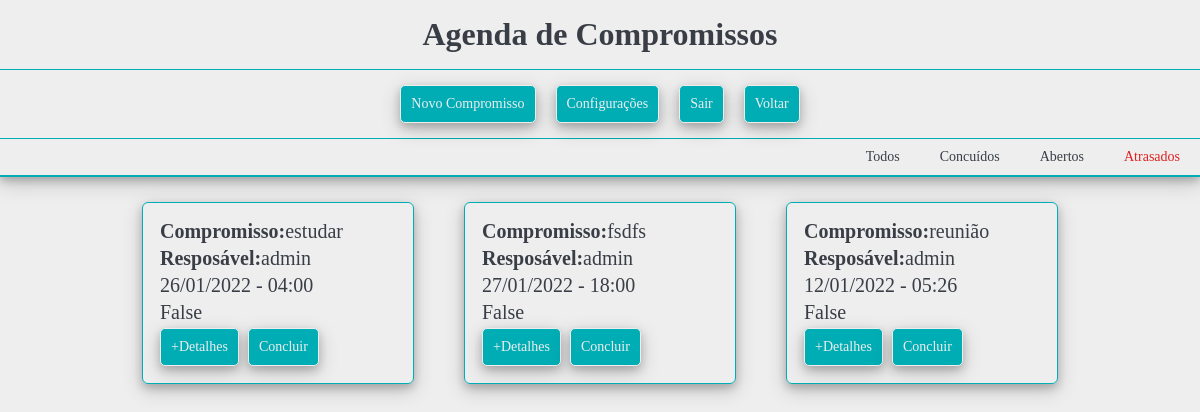
The page /meuscompromissos/ (signed in) on the database as committed earlier.
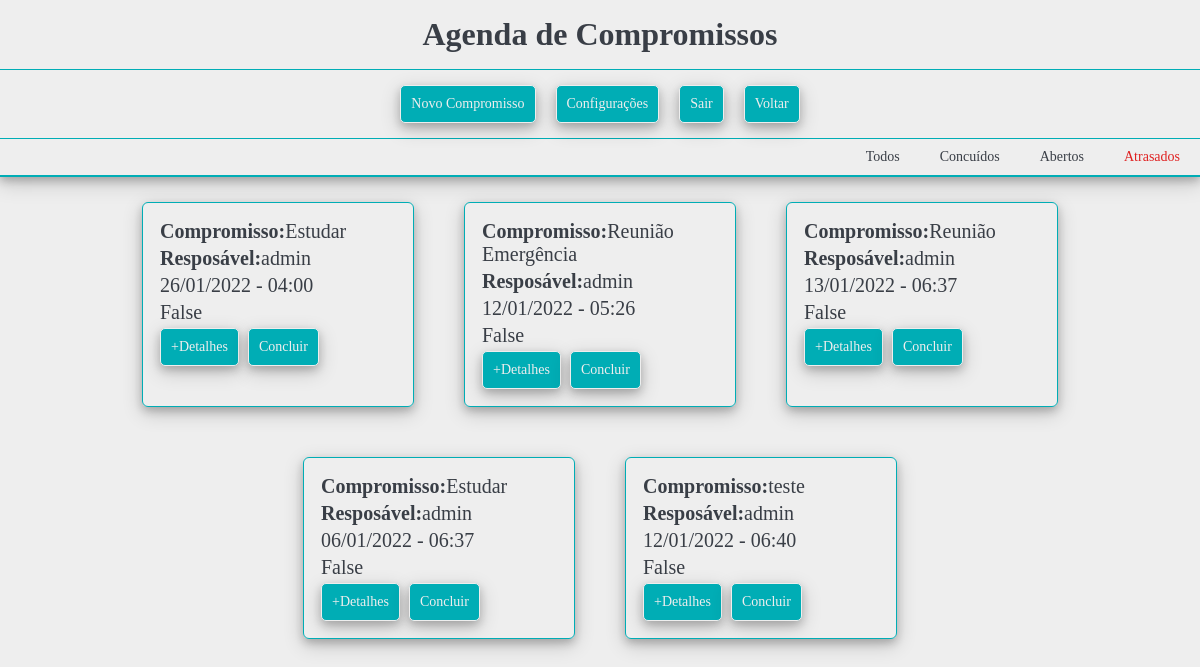
The same page on the database as committed later.
### agendacore/models.py (models this page shows, shortened)
class Compromisso(models.Model):
    titulo = models.CharField(max_length=50)
    descricao = models.TextField(blank=True, null=True)
    data_compromisso = models.DateTimeField(verbose_name='Data do Compromisso')
    data_criacao = models.DateTimeField(auto_now=True)
    usuario = models.ForeignKey(User, on_delete=models.CASCADE)
    situacao = models.CharField(max_length=10, default='Aberto')
    concluido = models.BooleanField(default=False)
    def get_data_compromisso(self):
        return self.data_compromisso.strftime('%d/%m/%Y - %H:%M')

### meuscompromissos/views.py (the view)
# urls.py: path('', views.meusCompromissos),
@login_required(login_url='login/')
def meusCompromissos(request):
    usuario = request.user
    data_atual = datetime.now()
    compromisso = Compromisso.objects.filter(usuario=usuario)
    response = {'compromissos': compromisso}
    return render(request, 'meuscompromissos.html', response)

### templates/meuscompromissos.html
{% include 'header.html' %}
<div class="menu">
    <a href="/meuscompromissos/novocompromisso/" class="botao menu-botao">Novo Compromisso</a>
    <a href="../admin" class="botao menu-botao">Configurações</a>
    <a href="/meuscompromissos/logout" class="botao menu-botao">Sair</a>
    <a href="../" class="botao menu-botao">Voltar</a>
  </div>
  <div class="row menu-situacao">
    <a href="/meuscompromissos/" class="botao bt menu-botao">Todos</a>
    <a href="/meuscompromissos/concluidos/" class="botao bt menu-botao">Concuídos</a>
    <a href="/meuscompromissos/abertos/" class="botao bt menu-botao">Abertos</a>
    <a href="/meuscompromissos/atrasados/" class="botao bt bt-atrasado menu-botao">Atrasados</a>
  </div>
</div>
<div class="container">
  <div class="row">
    {% for compromisso in compromissos  %}
    <div class="card">
      <div class="card-content">
        <ul>
          <li class="compromisso"><b>Compromisso:</b>{{compromisso.titulo}}</li>
          <li class="responsavel"><b>Resposável:</b>{{compromisso.usuario}}</li>
          <li class="data-hora"> {{compromisso.get_data_compromisso}}</li>
          <li class="responsavel"> {{compromisso.concluido}}</li>
          <a href="/meuscompromissos/detalhes/?id={{ compromisso.id }}" class="botao">+Detalhes</a>
          <a href="/meuscompromissos/concluir/{{ compromisso.id }}" class="botao">Concluir</a>
        </ul>
      </div>
    </div>
    {% endfor %}
  </div>
</div>
{% include 'footer.html' %}

Rows that differ between the two databases and show on the page:
removed Compromisso: titulo "fsdfs", usuario "admin", get_data_compromisso "27/01/2022 - 18:00", concluido "False"
changed Compromisso (number 1 of 5 on the later page): titulo "estudar" → "Estudar"
changed Compromisso: titulo "reunião" → "Reunião Emergência"
added Compromisso: titulo "Reunião", usuario "admin", get_data_compromisso "13/01/2022 - 06:37", concluido "False"
added Compromisso: titulo "Estudar", usuario "admin", get_data_compromisso "06/01/2022 - 06:37", concluido "False"
added Compromisso: titulo "teste", usuario "admin", get_data_compromisso "12/01/2022 - 06:40", concluido "False"
